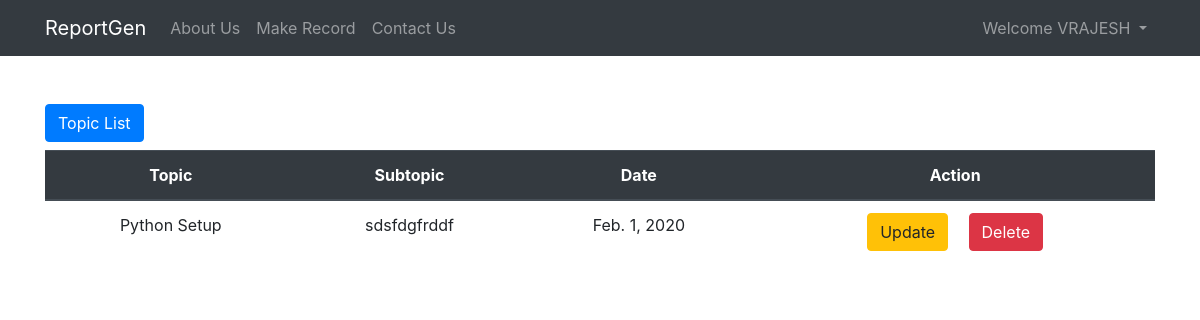
Screenshot of /report (signed in) with the database file from the repository.
### reportapp/models.py (models this page shows, shortened)
class subtopic1(models.Model):
    user = models.ForeignKey(User,on_delete=models.CASCADE)
    date = models.DateField(default=date.today,blank=True)
    topic = models.ForeignKey(topic1,on_delete=models.CASCADE)
    subtopic = models.CharField(max_length=1000)

class topic1(models.Model):
    user = models.ForeignKey(User,on_delete=models.CASCADE)
    topic = models.CharField(max_length = 100)
    date = models.DateField(default=date.today,blank=True)
    def __str__(self):
        return self.topic

### reportapp/views.py (the view)
# urls.py: path('report',reportview.as_view(),name='report'),
class reportview(View):
    def get(self,request):
        st = subtopic1.objects.all()
        st_filter = st.filter(user=request.user)
        return render(request,'report.html',{'st_filter':st_filter})

### template/report.html (shortened to what this page needs)
<!DOCTYPE html>
{% extends 'master.html' %}
{% block content %}
<div class="container mt-5 mb-5">
<a href="{% url 'reportapp:topicdisplay' %}" rol="button" class="btn btn-primary mb-2">Topic List</a>
<table class="table text-center ">
    <thead class="thead-dark">
      <tr>
        <th scope="col">Topic</th>
        <th scope="col">Subtopic</th>
        <th scope="col">Date</th>
        <th scope="col" class="text-center">Action</th>
      </tr>
    </thead>
    <tbody>
        {% for record in st_filter %}
      <tr>
        <td>{{record.topic}}</td>
        <td>{{record.subtopic}}</td>
        <td>{{record.date}}</td>
        <form action="{% url 'reportapp:deleterec' record.id %}" method="POST">
        <td><a href="{% url 'reportapp:uprecord' record.id %}" role="button" class="btn btn-warning mr-3" value="Update">Update</a>
          <button  type="submit" class="btn btn-danger">Delete</button>
        </td>
        </form>
      </tr>
      {% endfor %}
    </tbody>
</table>
</div>
{% endblock %}

### template/master.html (shortened to what this page needs)
<!DOCTYPE html>
<html lang="en">
<head>
    <link rel="stylesheet" href="https://stackpath.bootstrapcdn.com/bootstrap/4.4.1/css/bootstrap.min.css">
    <link rel="stylesheet" href="/static/css/style.css">
    <link rel="stylesheet" href="https://cdnjs.cloudflare.com/ajax/libs/animate.css/3.5.2/animate.min.css">
</head>
<body>
    <nav class="navbar navbar-expand-lg navbar-dark bg-dark">
      <div class="container">
        <a class="navbar-brand active" href="{% url 'reportapp:home' %}">ReportGen</a>
        <div class="collapse navbar-collapse" id="navbarSupportedContent">
          <ul class="navbar-nav mr-auto">
            <li class="nav-item">
              <a class="nav-link" href="{% url 'reportapp:aboutus' %}">About Us</a>
            </li>
            <li class="nav-item">
              <a class="nav-link" href="{% url 'reportapp:topic' %}">Make Record</a>
            </li>
            <li class="nav-item">
              <a class="nav-link" href="{% url 'reportapp:contactus' %}">Contact Us</a>
            </li>
          </ul>
          {% if user.is_authenticated %}
          <ul class="navbar-nav mr">
            <li class="nav-item dropdown">
              <a class="nav-link dropdown-toggle" href="#" id="navbarDropdown" role="button" data-toggle="dropdown" aria-haspopup="true" aria-expanded="false">
                Welcome {{ user.username|upper }}
              </a>
            </li>
          </ul>
          {% endif %}
        </div>
      </div>
      </nav>
      {% block content %}
      {% endblock %}
</body>
</html>

### rows the page displays
subtopic1: topic "Python Setup", subtopic "sdsfdgfrddf", date "Feb. 1, 2020"

### other values shown
{{ user.username|upper }} "VRAJESH"
